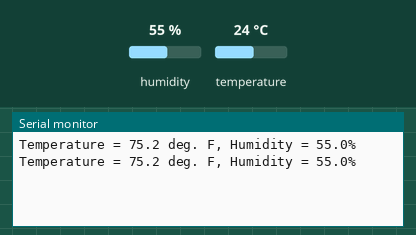
The sketch below on a simulated Arduino Uno, built with avr-gcc and run on an emulated ATmega328P. On the bench: the last lines printed to the serial monitor. The inputs (shaded band) are chosen by the test bench; at power-on: humidity 55 %, temperature 24 °C.

Above: at 6.8 s.
6.9 s: humidity set to 22 %
At 9.5 s:
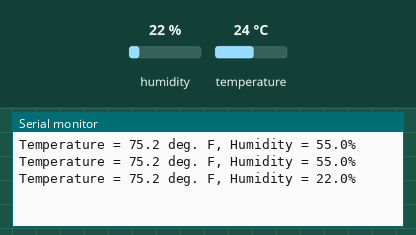
11.4 s: temperature set to 12 °C
At 13.0 s:
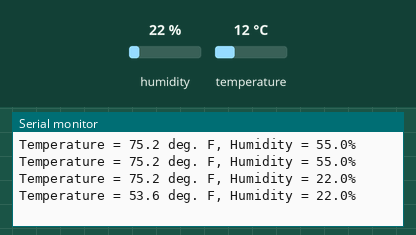
15.9 s: humidity set to 40 %
At 18.9 s:
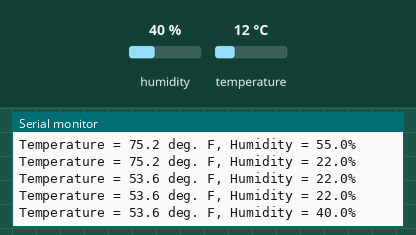
Timing chart, 0 to 20.4 s (numbered marks = the images above; inputs shaded):
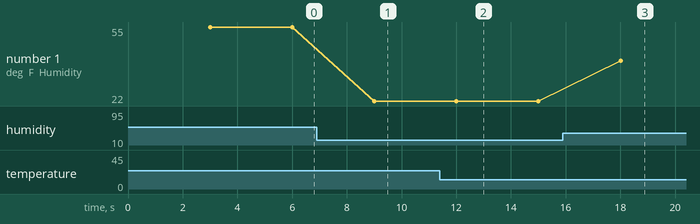

Measured:
- after the input at 6.9 s, the serial monitor: prints a new line after 2.1 s (image 1)
- after the input at 11.4 s, the serial monitor: prints a new line after 0.60 s (image 2)
- after the input at 15.9 s, the serial monitor: prints a new line after 2.1 s (image 3)
- plotted number 1: 55 → 22 after the input at 6.9 s, 22 → 40 after the input at 15.9 s

The sketch:

Temp_Moist_Sensor.ino
```cpp
//Austin Jarolimek => Final Project
//THIS PROGRAM USES PWM PIN 2
//Temperature and Humidity Sensor

//NOTE: dht_nonblocking library must be included to run this code
//Link to dht_nonblocking library:  https://github.com/olewolf/DHT_nonblocking

#include <dht_nonblocking.h>

#include <Adafruit_Sensor.h>

#include <DHT.h>
#include <DHT_U.h>

#define DHT_SENSOR_TYPE DHT_TYPE_11

static const int DHT_SENSOR_PIN = 2;
DHT_nonblocking dht_sensor( DHT_SENSOR_PIN, DHT_SENSOR_TYPE );


void setup( )
{
  Serial.begin( 9600);
}


void loop( )
{
  float temperature;
  float humidity;

  /* Measure temperature and humidity.  If the functions returns
     true, then a measurement is available. */
  if( measure_environment( &temperature, &humidity ) == true )
  {
    Serial.print( "Temperature = " );
    float op1 = temperature * 1.8;
    float op2 = op1 + 32;
    Serial.print(op2, 1 );
    Serial.print( " deg. F, Humidity = " );
    Serial.print( humidity, 1 );
    Serial.println( "%" );
  }
}

static bool measure_environment( float *temperature, float *humidity )
{
  static unsigned long measurement_timestamp = millis( );

  /* Measure once every four seconds. */
  if( millis( ) - measurement_timestamp > 3000ul )
  {
    if( dht_sensor.measure( temperature, humidity ) == true )
    {
      measurement_timestamp = millis( );
      return( true );
    }
  }

  return( false );
}
```
